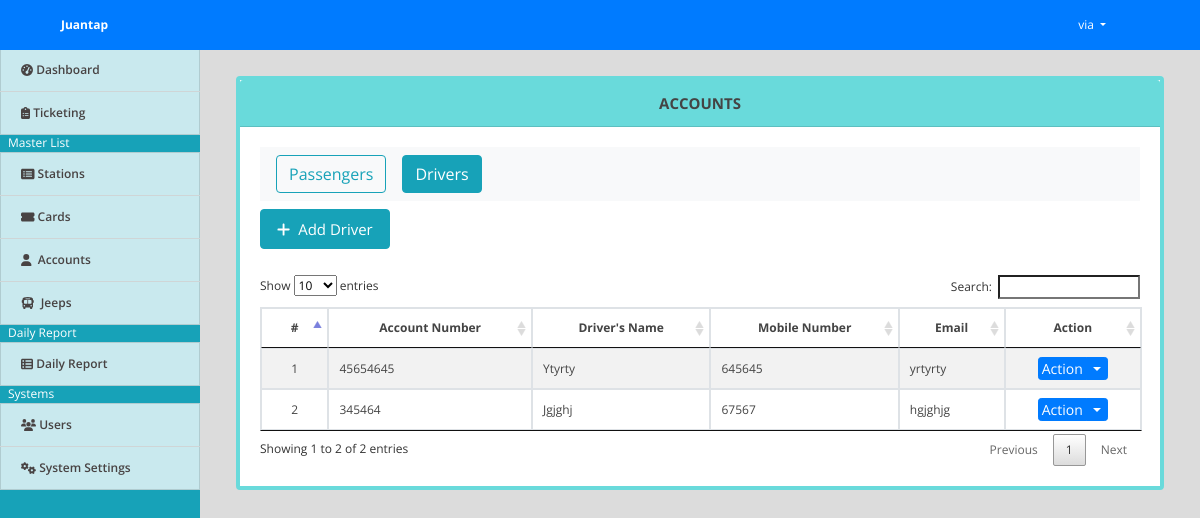
Screenshot of /index.php?page=driver_saccount (signed in) with the database file from the repository.
### tables this page shows
CREATE TABLE `drivers_tbl` (
  `id` int(11) NOT NULL,
  `driver_accountNo` int(16) NOT NULL,
  `driver_name` varchar(64) NOT NULL,
  `driver_mobileNum` int(11) NOT NULL,
  `driver_email` varchar(64) NOT NULL
);

### driver_saccount.php (the view, shortened to what this page needs)
<div class="container-fluid">
	<br>
	<br>
	<div class="col-lg-12">
		<div class="card border-teal ">
			<div class="card-header bg-teal text-center" id="cardfont"><b>ACCOUNTS</b></div>
			<div class="card-body">
				<nav class="navbar navbar-light bg-light">
					<form class="form-inline">
					<span> <a  href="index.php?page=accounts"> <button  class="btn btn-outline-info  btn-outline-info mr-3" type="button" >Passengers</button> </a> </span>
						<span> <a  href="index.php?page=driver'saccount"> <button class="btn btn-info" type="button">Drivers</button> </a></span>
					</form>
				</nav>
		<div class="row ">
					<div class="col-sm-12">
						<button class="btn btn-info my-2" id="new_driver"><i class="fa fa-plus"></i>&nbsp; Add Driver</button>
					</div>
		</div>
<br>
				<table class="table-striped table-bordered" >
			<thead>
				<tr>
					<th class="text-center">#</th>
					<th class="text-center">Account Number</th>
					<th class="text-center">Driver's Name</th>
					<th class="text-center">Mobile Number</th>
					<th class="text-center">Email</th>
					<th class="text-center">Action</th>
				</tr>
			</thead>
			<tbody>
				<?php
 					include 'db_connect.php';
 					$driversInfo = $conn->query("SELECT * FROM drivers_tbl");
					$i = 1;
 					while($row=mysqli_fetch_assoc($driversInfo)):
				 ?>
				 <tr>
				 	<td class="text-center">
				 		<?php echo $i++; ?>
				 	</td>
				 	<td>
				 		<?php echo $row['driver_accountNo']; ?>
				 	</td>
				 	<td>
				 		<?php echo ucwords($row['driver_name']); ?>
				 	</td>
				 	<td>
				 		<?php echo $row['driver_mobileNum']; ?>
				 	</td>
					 <td>
				 		<?php echo $row['driver_email']; ?>
				 	</td>
				 	<td>
				 		<center>
							<div class="btn-group">
							  <button type="button" class="btn btn-primary btn-sm">Action</button>
							  <button type="button" class="btn btn-primary btn-sm dropdown-toggle dropdown-toggle-split" data-toggle="dropdown" aria-haspopup="true" aria-expanded="false">
							  </button>
							</div>
						</center>
				 	</td>
				 </tr>
				<?php endwhile; ?>
			</tbody>
		</table>
			</div>
		</div>
	</div>
</div>

### assets/css/style.css (style rules this page uses)
body { font-family: "Open Sans", sans-serif; color: #444444; width: 100%; height: calc(100%); font-size: 12px; }
a { color: #1977cc; }
.btn-sm { padding: .0001rem .2rem; }

### index.php (style rules this page uses)
body { background: #80808045; }

### driver_saccount.php (style rules this page uses)
.border-teal { border-color:#69DADB; border-width: 4px; }
.bg-teal { background: #69DADB; }
#new_driver { left: 50px; width: 130px; height: 40px; font-size:15px; color:white; }
#cardfont { font-size:15px; }

### rows the page displays
drivers_tbl: driver_accountNo "45654645", driver_name "Ytyrty", driver_mobileNum "645645", driver_email "yrtyrty"
drivers_tbl: driver_accountNo "345464", driver_name "Jgjghj", driver_mobileNum "67567", driver_email "hgjghjg"

### other values shown
$_SESSION['system']['name'] "Juantap"
$_SESSION['login_name'] "via"
